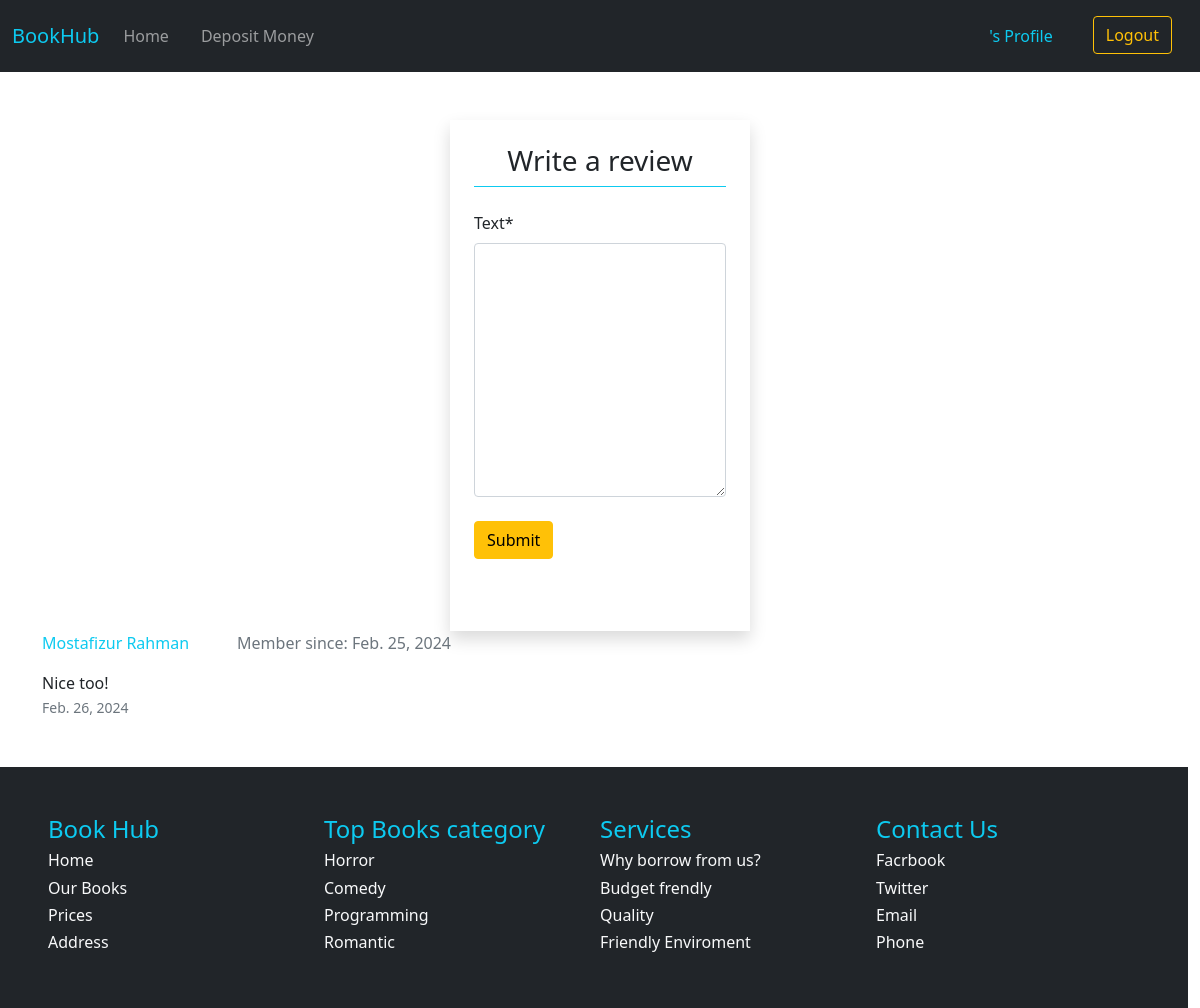
The page /books/borrowed/4 (signed in) on the database its author committed.
### review/models.py (models this page shows, shortened)
class Review(models.Model):
    book = models.ForeignKey(Book, on_delete=models.CASCADE, related_name="reviews", blank=True, null=True)
    text = models.TextField()
    user = models.ForeignKey(User, on_delete=models.CASCADE)
    created_on = models.DateField(auto_now_add=True)

### users/models.py (models this page shows, shortened)
class UserAccount(models.Model):
    user = models.OneToOneField(User, related_name='account', on_delete=models.CASCADE)
    balance = models.DecimalField(default=0, max_digits=8, decimal_places=2)
    borrowed_books = models.ManyToManyField(Book, related_name="books")
    created_on = models.DateField(auto_now_add=True, null=True, blank=True)

### book/views.py (the view)
# urls.py: path('borrowed/<int:pk>', views.BookReviewView.as_view(), name='borrowed_book'),
class BookReviewView(LoginRequiredMixin, DetailView):
    model = Book
    template_name = 'give_review.html'
    pk_url_kwarg = 'pk'
    def get_context_data(self, **kwargs):
        context = super().get_context_data(**kwargs)
        book = self.get_object()
        reviews = book.reviews.all()
        review_form = ReviewForm()
        context["comments"] = reviews
        context["review_form"] = review_form
        context["reviews"] = reviews
        return context

### review/forms.py
class ReviewForm(forms.ModelForm):
    class Meta:
        model = Review
        fields = ["text"]
    def __init__(self, *args, **kwargs):
        super().__init__(*args, **kwargs)

### book/templates/give_review.html
{% extends 'base.html' %}
{% block content %}
<div class="my-5">
    {% include 'comment_form.html' with form=review_form pk=book.pk comments=comments %}
    {% include 'comments.html' with comments=comments %}
</div>
{% endblock %}

### book/templates/comments.html
{% for comment in comments %}
<div class="container">
    <div class="d-flex">
        <span class="text-info">{{comment.user.first_name}} {{comment.user.last_name}}</span>
        <span class="ms-5 text-muted">Member since: {{comment.user.account.created_on}}</span>
    </div>
    <div class="mt-3">
        <p>{{comment.text}}
            <br> <small class="text-muted">{{comment.created_on}}</small>
        </p>
    </div>
</div>
{% endfor %}

### rows shown on the page
Review: user.first_name "Mostafizur", user.last_name "Rahman", user.account.created_on "Feb. 25, 2024", text "Nice too!", created_on "Feb. 26, 2024"
